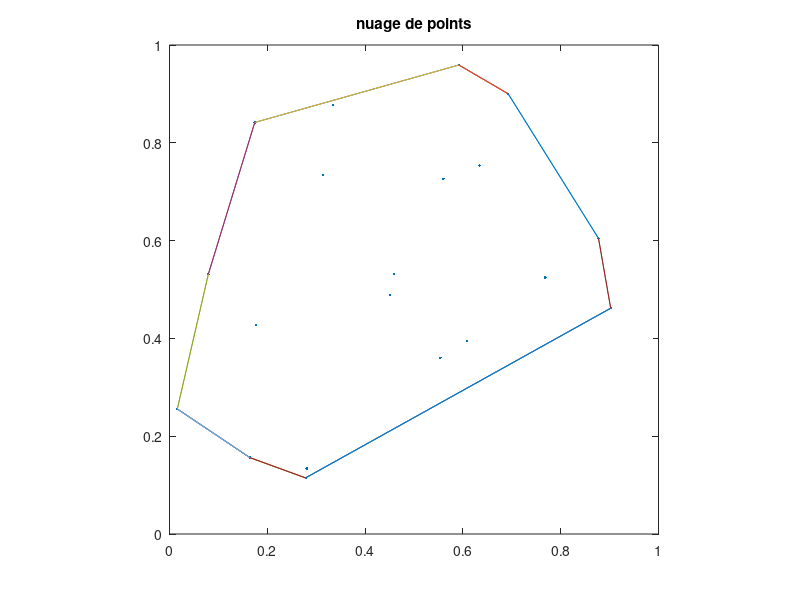

Recreate this plot in MATLAB.
%% Javis algorithm, "gift warping algorithm"
clear all; close all; clc;
%% définition de l'orientation de 2 points:
orient = @(px,py,qx,qy, rx, ry) sign((qx - px) * (ry - py) - (rx - px) * (qy - py));
%% Calcul du cos (produit scalaire)
cosAngle = @(px,py,qx,qy, rx, ry) - ((qx - px) * (rx - qx) + (qy - py) * (ry - qy)) / (sqrt((qx - px)^2 + (qy - py)^2) * sqrt((rx - qx)^2 + (ry - qy)^2));
%% Un nuage dde points aléatoire dans le carré [0,1]²
n = 20;
points = rand(2,n);

%% Affichage du nuage
figure;
plot(points(1,:), points(2,:), '.');
axis square; axis equal;
title("nuage de points");
axis([0 1 0 1]); hold on;

%% 
[~, extrem] = min(points(1,:));
%% Look for the first segment of the convex hull:
tStart = tic;

for i = 1:n
    count = 0;
    for j = 1:n
        if (i ~= j && i ~= extrem && j ~= extrem)
            if (orient(points(1,extrem),points(2,extrem),points(1,i),points(2,i),points(1,j),points(2,j)) >= 0)
                        count = count + 1;
            else
                        count = count - 1;                   
            end
        end
    end
    if ((count == n - 2))
                plot([points(1,extrem) points(1,i)],[points(2,extrem) points(2,i)]);
                p = extrem;
                q = i;
                px = points(1,extrem);
                py = points(2,extrem);
                qx = points(1,i);
                qy = points(2,i);
    end
end

%% The searched segments are the one forming the largest possible angle with the previous segment
x = p;
j = q;
for i = 1:n
    min_cos = 1;
    for r = 1:n

        my_cos = cosAngle(points(1,x),points(2,x),points(1,j),points(2,j),points(1,r),points(2,r));
            
            if (my_cos < min_cos)
                min_cos = my_cos;
                max_r = r;
            end
       
    end
    x = j;
    j = max_r;
    plot([points(1,x) points(1,j)],[points(2,x) points(2,j)]);
    
    
end
tEnd = toc(tStart);
